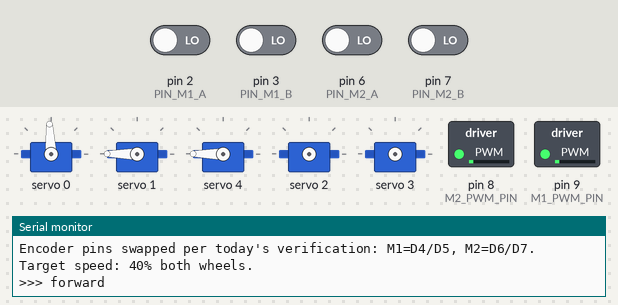
Recording of a sketch running on a simulated Arduino Leonardo, built for the host (arithmetic inside an expression is 32-bit, double 64-bit). Parts: 5 × servo, switched loads named in the sketch (green lamp = pin HIGH), the last lines printed to the serial monitor. Inputs (shaded band) come from the test bench; at power-on: pin 2 (PIN_M1_A), pin 3 (PIN_M1_B), pin 6 (PIN_M2_A), pin 7 (PIN_M2_B) LOW.

Above: at 0.1 s.
At 9.2 s:
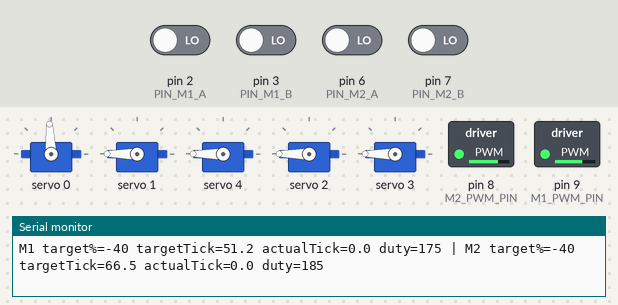
Timing chart, 0 to 13.6 s (numbered marks = the images above):
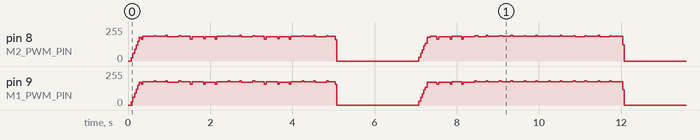

The sketch:

bmduino_car1_closedloop_wire1_test.ino
```cpp
// 車1閉環控制（PID+feedforward）第一次上機測試，套用今天實測驗證過的
// 新接線狀態，跟正式版 bmduino_car_control.ino 的差異只有：
//   1. PCA9685 走 Wire1(BMCOM1)，不是主 Wire(A4/A5)
//   2. 編碼器腳位對調：M1(左輪，CH1/CH2+D9)的編碼器現在在 D4/D5，
//      M2(右輪，CH4/CH3+D8)的編碼器現在在 D6/D7——今天用
//      bmduino_motor_dir_test.ino 逐步驗證確認的，過程見對話紀錄
//   3. 不接 Serial1/CMD 協定，改成內建固定測試序列（不需要Jetson）：
//      兩輪同時 40% 正轉5秒 -> 停2秒 -> 40% 反轉5秒 -> 停，然後結束
//   4. PID/feedforward 常數沿用舊馬達校正值（FF_DEADBAND/FF_SLOPE/
//      MAX_TICKS_PER_INTERVAL），新馬達還沒重新校正，這次測試主要是
//      看PID能不能追上目標、要不要重新調——不代表這組常數已經適用新馬達。
//      今天已經觀察到新馬達在開環測試時需要遠高於50%的duty才能穩定
//      啟動，這裡的PID+feedforward實際跑起來需要多少duty也一併記錄下來。
//
// updateMotorPID()/QDEC_TABLE/driveDirectionCached() 邏輯完全照抄
// bmduino_car_control.ino，未改動。

#include <Arduino.h>
#include <Wire.h>
#include <Adafruit_PWMServoDriver.h>

#define SerialBM Serial1  // 保留but不使用，避免之後合併時漏改

Adafruit_PWMServoDriver pwm = Adafruit_PWMServoDriver(0x40, Wire1);

// ---- PCA9685 channel 配置（跟正式版一致，driver端今天驗證沒問題）----
const uint8_t CH_STEER = 0;
const uint8_t CH_M1_IN1 = 1;
const uint8_t CH_M1_IN2 = 2;
const uint8_t CH_M2_IN1 = 4;
const uint8_t CH_M2_IN2 = 3;

const uint8_t M1_PWM_PIN = 9;
const uint8_t M2_PWM_PIN = 8;

// ---- 編碼器輸入：今天實測確認對調，M1在D4/D5、M2在D6/D7 ----
const uint8_t PIN_M1_A = 2;  // 原本D4不穩定，改接到D2
const uint8_t PIN_M1_B = 3;  // 原本D5有雜訊，改接到D3
const uint8_t PIN_M2_A = 6;
const uint8_t PIN_M2_B = 7;

const uint16_t STEER_CENTER_US = 1500;
const uint32_t PWM_PERIOD_US = 200;  // 5kHz

const float TICKS_PER_REV = 1550.0;
const uint32_t PID_INTERVAL_MS = 20;

// ---- feedforward常數：今天用 car1_motor_pwm_sweep_bidir_wire1.ino 對新馬達
// 正反轉分開實測回歸出來的（M1 rev / M2 fwd 是21點乾淨線性回歸；
// 換到目前這片驅動板+現有馬達之後，重新掃描（car1_sweep_final.log）
// 結果四個方向全部健康對稱、死區都在37~41之間，不再有先前那種「難轉
// 方向死區高達237」的不對稱情況——常數全部換成這次乾淨掃描的回歸值）----
const float FF_DEADBAND_M1_FWD = 37.39;
const float FF_SLOPE_M1_FWD = 1.5632;
const float MAX_TICKS_PER_INTERVAL_M1_FWD = 142.66;

const float FF_DEADBAND_M1_REV = 37.13;
const float FF_SLOPE_M1_REV = 1.7372;
const float MAX_TICKS_PER_INTERVAL_M1_REV = 127.98;

const float FF_DEADBAND_M2_FWD = 40.83;
const float FF_SLOPE_M2_FWD = 1.3280;
const float MAX_TICKS_PER_INTERVAL_M2_FWD = 164.00;

const float FF_DEADBAND_M2_REV = 41.30;
const float FF_SLOPE_M2_REV = 1.3044;
const float MAX_TICKS_PER_INTERVAL_M2_REV = 166.36;

// 死區恢復正常後，PID_KP/PID_INTEGRAL_LIMIT 也跟著調回較保守的值，
// 不再需要之前為了衝過237高門檻而放大的設定。
const float PID_KP = 0.5;
const float PID_KI = 0.08;
const float PID_INTEGRAL_LIMIT = 300.0;
const float MAX_DUTY_STEP_PER_CYCLE = 15.0;

// ---- 測試序列參數 ----
const int TEST_TARGET_PERCENT = 40;  // 目標速度百分比
const uint32_t RUN_MS = 5000;
const uint32_t STOP_MS = 2000;
const uint32_t PRINT_MS = 300;

struct PidState {
  float integral;
  int32_t lastPos;
  float filteredSpeed;
  int8_t lastDir;
};

volatile int32_t posM1 = 0;
volatile int32_t posM2 = 0;
volatile uint8_t stateM1 = 0;
volatile uint8_t stateM2 = 0;

static const int8_t QDEC_TABLE[16] = {
  0, -1, 1, 0,
  1, 0, 0, -1,
  -1, 0, 0, 1,
  0, 1, -1, 0
};

void updateQuadM1() {
  uint8_t a = digitalRead(PIN_M1_A);
  uint8_t b = digitalRead(PIN_M1_B);
  uint8_t newState = (a << 1) | b;
  posM1 += QDEC_TABLE[((stateM1 << 2) | newState) & 0x0F];
  stateM1 = newState;
}
void updateQuadM2() {
  uint8_t a = digitalRead(PIN_M2_A);
  uint8_t b = digitalRead(PIN_M2_B);
  uint8_t newState = (a << 1) | b;
  posM2 += QDEC_TABLE[((stateM2 << 2) | newState) & 0x0F];
  stateM2 = newState;
}
void isrM1A() { updateQuadM1(); }
void isrM1B() { updateQuadM1(); }
void isrM2A() { updateQuadM2(); }
void isrM2B() { updateQuadM2(); }

PidState pidM1State = { 0, 0, 0, 2 };
PidState pidM2State = { 0, 0, 0, 2 };

uint8_t m1DriverDuty = 0;
uint8_t m2DriverDuty = 0;
float lastActualM1 = 0;
float lastActualM2 = 0;

int leftSpeed = 0;
int rightSpeed = 0;

void updateMotorPWM() {
  uint32_t phase = micros() % PWM_PERIOD_US;
  uint32_t m1OnUs = (uint32_t)m1DriverDuty * PWM_PERIOD_US / 255;
  uint32_t m2OnUs = (uint32_t)m2DriverDuty * PWM_PERIOD_US / 255;
  digitalWrite(M1_PWM_PIN, phase < m1OnUs ? HIGH : LOW);
  digitalWrite(M2_PWM_PIN, phase < m2OnUs ? HIGH : LOW);
}

void driveDirection(uint8_t in1Ch, uint8_t in2Ch, int dir) {
  if (dir > 0) {
    pwm.setPin(in1Ch, 4095);
    pwm.setPin(in2Ch, 0);
  } else if (dir < 0) {
    pwm.setPin(in1Ch, 0);
    pwm.setPin(in2Ch, 4095);
  } else {
    pwm.setPin(in1Ch, 0);
    pwm.setPin(in2Ch, 0);
  }
}

void driveDirectionCached(uint8_t in1Ch, uint8_t in2Ch, int dir, int8_t* lastDir) {
  if (*lastDir == dir) return;
  driveDirection(in1Ch, in2Ch, dir);
  *lastDir = (int8_t)dir;
}

// 方向不對稱：正反轉各自的feedforward常數差異太大（尤其是"難轉"方向的
// deadband高達~237、"好轉"方向只要~40），不能再共用一組常數，改成傳入
// 正反轉各自的deadband/slope/maxTicks，內部依targetPercent正負選用。
void updateMotorPID(int targetPercent, volatile int32_t* pos, PidState* pid,
                     uint8_t* dutyOut, uint8_t in1Ch, uint8_t in2Ch, float* actualOut,
                     float ffDeadbandFwd, float ffSlopeFwd, float maxTicksFwd,
                     float ffDeadbandRev, float ffSlopeRev, float maxTicksRev,
                     int encSign) {
  int32_t currentPos = *pos;
  int32_t deltaTicks = currentPos - pid->lastPos;
  pid->lastPos = currentPos;

  if (targetPercent == 0) {
    driveDirectionCached(in1Ch, in2Ch, 0, &pid->lastDir);
    *dutyOut = 0;
    pid->integral = 0;
    pid->filteredSpeed = 0;
    *actualOut = 0;
    return;
  }

  int dir = targetPercent > 0 ? 1 : -1;
  float ffDeadband = (dir > 0) ? ffDeadbandFwd : ffDeadbandRev;
  float ffSlope = (dir > 0) ? ffSlopeFwd : ffSlopeRev;
  float maxTicksPerInterval = (dir > 0) ? maxTicksFwd : maxTicksRev;
  float rawActualSpeed = deltaTicks * dir * encSign;

  const float ALPHA = 0.3f;
  pid->filteredSpeed = ALPHA * rawActualSpeed + (1.0f - ALPHA) * pid->filteredSpeed;
  float actualSpeed = pid->filteredSpeed;
  *actualOut = actualSpeed;

  float targetSpeed = (abs(targetPercent) / 100.0f) * maxTicksPerInterval;
  float error = targetSpeed - actualSpeed;

  float feedforward = ffDeadband + ffSlope * targetSpeed;

  float tentativeOutput = feedforward + PID_KP * error + PID_KI * pid->integral;
  bool willSaturate = (tentativeOutput <= 0.0f) || (tentativeOutput >= 255.0f);
  if (!willSaturate) {
    pid->integral = constrain(pid->integral + error, -PID_INTEGRAL_LIMIT, PID_INTEGRAL_LIMIT);
  }

  float output = feedforward + PID_KP * error + PID_KI * pid->integral;

  float prevDuty = (float)(*dutyOut);
  float slewedOutput = constrain(output, prevDuty - MAX_DUTY_STEP_PER_CYCLE, prevDuty + MAX_DUTY_STEP_PER_CYCLE);

  float newDuty = constrain(slewedOutput, 0.0f, 255.0f);
  *dutyOut = (uint8_t)newDuty;

  driveDirectionCached(in1Ch, in2Ch, dir, &pid->lastDir);
}

uint32_t lastPidMs = 0;
uint32_t lastPrintMs = 0;

void runPidFor(uint32_t ms) {
  uint32_t start = millis();
  while (millis() - start < ms) {
    updateMotorPWM();
    uint32_t now = millis();
    if (now - lastPidMs >= PID_INTERVAL_MS) {
      lastPidMs = now;
      updateMotorPID(leftSpeed, &posM1, &pidM1State, &m1DriverDuty, CH_M1_IN1, CH_M1_IN2, &lastActualM1,
                     FF_DEADBAND_M1_FWD, FF_SLOPE_M1_FWD, MAX_TICKS_PER_INTERVAL_M1_FWD,
                     FF_DEADBAND_M1_REV, FF_SLOPE_M1_REV, MAX_TICKS_PER_INTERVAL_M1_REV, -1);
      updateMotorPID(rightSpeed, &posM2, &pidM2State, &m2DriverDuty, CH_M2_IN1, CH_M2_IN2, &lastActualM2,
                     FF_DEADBAND_M2_FWD, FF_SLOPE_M2_FWD, MAX_TICKS_PER_INTERVAL_M2_FWD,
                     FF_DEADBAND_M2_REV, FF_SLOPE_M2_REV, MAX_TICKS_PER_INTERVAL_M2_REV, 1);
    }
    if (now - lastPrintMs >= PRINT_MS) {
      lastPrintMs = now;
      float targetTicksM1 = (abs(leftSpeed) / 100.0f) * (leftSpeed >= 0 ? MAX_TICKS_PER_INTERVAL_M1_FWD : MAX_TICKS_PER_INTERVAL_M1_REV);
      float targetTicksM2 = (abs(rightSpeed) / 100.0f) * (rightSpeed >= 0 ? MAX_TICKS_PER_INTERVAL_M2_FWD : MAX_TICKS_PER_INTERVAL_M2_REV);
      Serial.print(F("M1 target%="));
      Serial.print(leftSpeed);
      Serial.print(F(" targetTick="));
      Serial.print(targetTicksM1, 1);
      Serial.print(F(" actualTick="));
      Serial.print(lastActualM1, 1);
      Serial.print(F(" duty="));
      Serial.print(m1DriverDuty);
      Serial.print(F(" | M2 target%="));
      Serial.print(rightSpeed);
      Serial.print(F(" targetTick="));
      Serial.print(targetTicksM2, 1);
      Serial.print(F(" actualTick="));
      Serial.print(lastActualM2, 1);
      Serial.print(F(" duty="));
      Serial.println(m2DriverDuty);
    }
  }
}

void setup() {
  Serial.begin(115200);

  pinMode(M1_PWM_PIN, OUTPUT);
  pinMode(M2_PWM_PIN, OUTPUT);

  pinMode(PIN_M1_A, INPUT);
  pinMode(PIN_M1_B, INPUT);
  pinMode(PIN_M2_A, INPUT);
  pinMode(PIN_M2_B, INPUT);
  attachInterrupt(digitalPinToInterrupt(PIN_M1_A), isrM1A, CHANGE);
  attachInterrupt(digitalPinToInterrupt(PIN_M1_B), isrM1B, CHANGE);
  attachInterrupt(digitalPinToInterrupt(PIN_M2_A), isrM2A, CHANGE);
  attachInterrupt(digitalPinToInterrupt(PIN_M2_B), isrM2B, CHANGE);

  Wire1.begin();
  pwm.begin();
  pwm.setPWMFreq(50);
  pwm.writeMicroseconds(CH_STEER, STEER_CENTER_US);

  driveDirection(CH_M1_IN1, CH_M1_IN2, 0);
  driveDirection(CH_M2_IN1, CH_M2_IN2, 0);

  Serial.println(F("=== Car1 closed-loop (PID+feedforward) test, Wire1(BMCOM1) ==="));
  Serial.println(F("Encoder pins swapped per today's verification: M1=D4/D5, M2=D6/D7."));
  Serial.print(F("Target speed: "));
  Serial.print(TEST_TARGET_PERCENT);
  Serial.println(F("% both wheels."));

  lastPidMs = millis();
  lastPrintMs = millis();

  Serial.println(F(">>> forward"));
  leftSpeed = TEST_TARGET_PERCENT;
  rightSpeed = TEST_TARGET_PERCENT;
  runPidFor(RUN_MS);

  Serial.println(F(">>> stop"));
  leftSpeed = 0;
  rightSpeed = 0;
  runPidFor(STOP_MS);

  Serial.println(F(">>> reverse"));
  leftSpeed = -TEST_TARGET_PERCENT;
  rightSpeed = -TEST_TARGET_PERCENT;
  runPidFor(RUN_MS);

  Serial.println(F(">>> stop"));
  leftSpeed = 0;
  rightSpeed = 0;
  runPidFor(STOP_MS);

  Serial.println(F("=== Sequence done. Both motors stopped (duty=0, brake). ==="));
}

void loop() {
  updateMotorPWM();  // 維持 duty=0 煞車狀態
}
```
